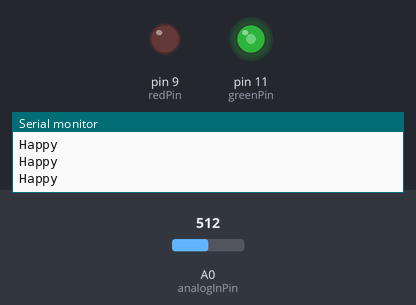
This sketch was run on a simulated Arduino Uno, built with avr-gcc and run on an emulated ATmega328P. Parts: output pins drawn as LEDs (lit = HIGH), the last lines printed to the serial monitor. The test bench sets the inputs (shaded band); at power-on: A0 (analogInPin) = 512.

Above: at 1.2 s.
1.3 s: A0 (analogInPin) set to 410
At 2.2 s:
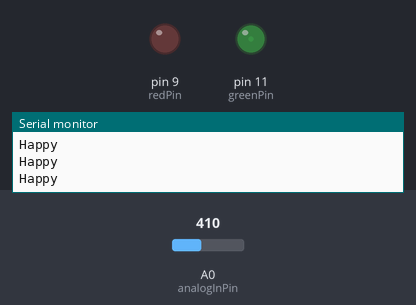
2.8 s: A0 (analogInPin) set to 391
4.3 s: A0 (analogInPin) set to 358
5.8 s: A0 (analogInPin) set to 334
At 6.5 s:
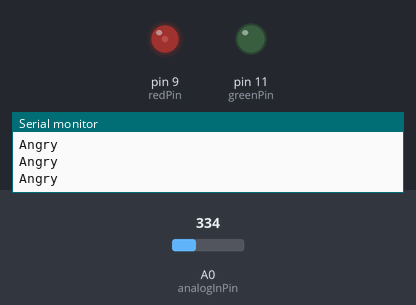
7.3 s: A0 (analogInPin) set to 511
At 7.8 s:
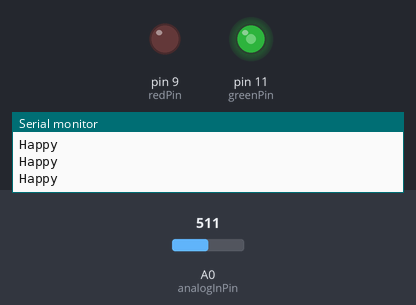
8.8 s: A0 (analogInPin) set to 306
At 10.2 s:
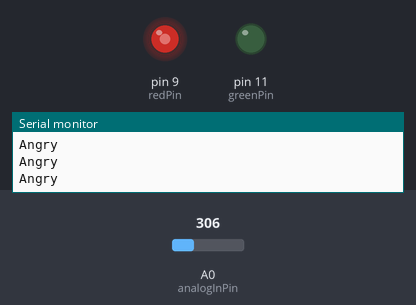
Timing chart, 0 to 11.3 s (numbered marks = the images above; inputs shaded):
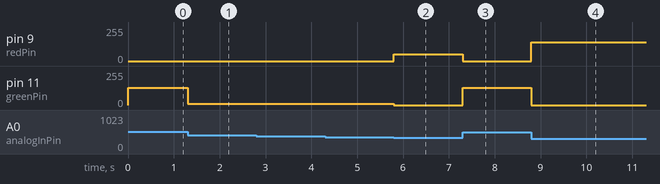

Measured:
- the behaviour switches between 350 and 349 on A0 (analogInPin) (found by bisection; images 1 and 2)
- after the input at 1.3 s, pin 11 (greenPin): 129/255 → 11/255 at once
- after the input at 4.3 s, every drawn part: stays the same
- after the input at 5.8 s, pin 9 (redPin): 0/255 → 51/255 at once; pin 11 (greenPin): 11/255 → 0/255 at once
- after the input at 7.3 s, pin 9 (redPin): 51/255 → 0/255 at once; pin 11 (greenPin): 0/255 → 128/255 at once
- after the input at 8.8 s, pin 9 (redPin): 0/255 → 141/255 at once; pin 11 (greenPin): 128/255 → 0/255 at once

The sketch:

A3_Sensor.ino
```cpp
/*
  Analog input, analog output, serial output by Keristian Farra
*/

// These constants won't change. They're used to give names to the pins used:
const int analogInPin = A0;  // Analog input pin that the potentiometer is attached to
const int greenPin = 11; // Analog output pin that the LED is attached to
const int redPin = 9; // Analog output pin that the LED is attached to

int sensorValue = 0;        // value read from the pot
int greenOutputValue = 0;        // value output to the PWM (analog out)
int redOutputValue = 0;        // value output to the PWM (analog out)

void setup() {
  Serial.begin(9600);// initialize serial communications at 9600 bps:
}

void loop() {
  sensorValue = analogRead(analogInPin);  // read the analog in value
  //Serial.println(sensorValue);

  if (sensorValue > 400) {//check if the LDR is in brightness
  greenOutputValue = map(sensorValue, 400, 620, 0, 255);// map it to the range of the analog out:
  analogWrite(greenPin, greenOutputValue);  // change the analog out value:
  analogWrite(redPin, 0);//turn of red (when green is on)
  Serial.println("Happy");// print the result to the Serial Monitor - Happy when bright (untouched/far away from the sensor)
  }

 if (sensorValue < 350) {//check if the LDR is darkness
  //Serial.println(sensorValue);
  redOutputValue = map(sensorValue, 270, 350, 255, 0);// map it to the range of the analog out
  analogWrite(redPin, redOutputValue);  // change the analog out value:
  analogWrite(greenPin, 0);//turn off green (when red is on)
  Serial.println("Angry");// print the result to the Serial Monitor - Angry when dark (touched/very close to the sensor)
 }
//else {
//analogWrite(redPin, 0);
//analogWrite(greenPin, 0);
delay(2);//wait 2ms before the next loop
//}
}
```
